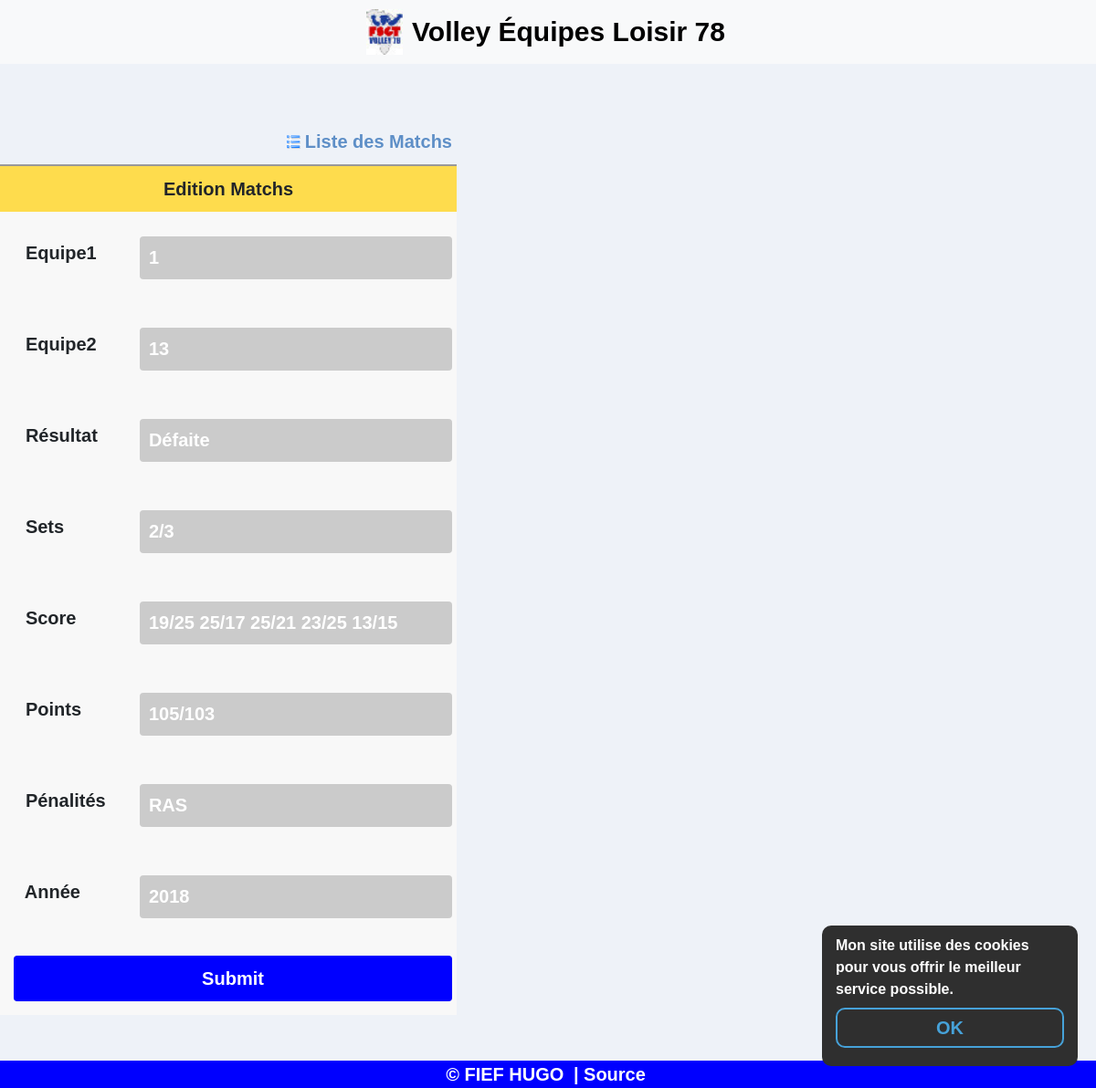
The app's page /crud/editM.php?year=2018&id=134 (signed in) with its own data.
### tables this page shows
CREATE TABLE IF NOT EXISTS `volley_matchs` (
  `id` int(11) NOT NULL AUTO_INCREMENT,
  `id_equipe1` int(11) NOT NULL,
  `id_equipe2` int(11) NOT NULL,
  `resultat` varchar(255) NOT NULL,
  `sets` varchar(255) NOT NULL,
  `scores` varchar(255) NOT NULL,
  `points` varchar(255) NOT NULL,
  `penalites` varchar(255) NOT NULL,
  `annee` int(11) NOT NULL,
  PRIMARY KEY (`id`)
);

### crud/editM.php (called while the page is built, shortened)
<?php
$get_year = htmlspecialchars(Util::getGetParam('year'));
$get_year = (int)$get_year;
$user = Matchs::getMatchs($_GET["id"], $get_year);
require_once("views/editM.view.php");
require_once('../include/footer.php');
?>

### include/class/Util.php (called while the page is built, shortened)
<?php
class Util
{
    public static function getGetParam($param)
    {
        if (!empty($_GET[$param]) && $_GET[$param] !== '') {
            return $_GET[$param];
        }
        return '';
    }
}
?>

### include/class/Bdd.php (called while the page is built, shortened)
<?php
class Bdd
{
    private static $_instance = null;
    private function __construct()
    {
        $this->conn = new PDO('mysql:host=localhost;dbname=volley;charset=utf8', 'root', '', array(PDO::ATTR_ERRMODE => PDO::ERRMODE_EXCEPTION));
    }
    public static function getInstance()
    {
        if (!static::$_instance) {
            static::$_instance = new Bdd();
        }
        return static::$_instance;
    }
}

### include/class/Matchs.php (called while the page is built, shortened)
<?php
class Matchs extends Bdd
{
    public static function getMatchs($id, $year)
    {
        return Bdd::getInstance()->conn->query('SELECT * FROM `volley_matchs` WHERE
            `id` = "' . $id . '" AND annee = "' . $year . '"')->fetchAll();
    }
}
?>

### crud/views/editM.view.php (the view, shortened to what this page needs)
<div class="content">
    <form name="frmUser" method="post" action="">
        <div style="width:500px;">
            <div style="padding-bottom:5px;">
                <a style="display: flex; justify-content: flex-end; align-items: center;" href="index.php" class="link">
                    <img style="display: block; margin-right: 5px;" alt='List' title='List'
                         src='../ressources/crud/list.png' width='15px' height='15px'/>
                    Liste des Matchs
                </a>
            </div>
            <table border="0" style="width: 500px; text-align: center;"
                   aria-describedby="édition résultats" class="tblSaveForm">
                <tr class="tableheader">
                    <td colspan="2">Edition Matchs</td>
                </tr>
                <?php foreach ($user as $value) { ?>
                    <tr>
                        <td><label>Equipe1</label></td>
                        <td>
                            <input class="form-control txtField" id="validationServer01"
                                type="number" placeholder="Moyenne E4" step="1"
                                name="id_equipe1" min="1" max="9999"
                                value="<?php echo $value['id_equipe1']; ?>"
                            >
                        </td>
                    </tr>
                    <tr>
                        <td><label>Equipe2</label></td>
                        <td>
                            <input class="form-control txtField" id="validationServer01"
                                type="number" placeholder="Moyenne E4" step="1"
                                name="id_equipe2" min="1" max="9999"
                                value="<?php echo $value['id_equipe2']; ?>"
                            >
                        </td>
                    </tr>
                    <tr>
                        <td><label>Résultat</label></td>
                        <td>
                            <input class="form-control txtField" id="validationServer01"
                                type="text" placeholder="Moyenne E4" name="resultat"
                                value="<?php echo $value['resultat']; ?>"
                            >
                        </td>
                    </tr>
                    <tr>
                        <td><label>Sets</label></td>
                        <td>
                            <input class="form-control txtField" id="validationServer01"
                                type="text" placeholder="Moyenne E4" name="sets"
                                value="<?php echo $value['sets']; ?>"
                            >
                        </td>
                    </tr>
                    <tr>
                        <td><label>Score</label></td>
                        <td>
                            <input class="form-control txtField" id="validationServer01"
                                type="text" placeholder="Moyenne E4" name="scores"
                                value="<?php echo $value['scores']; ?>"
                            >
                        </td>
                    </tr>
                    <tr>
                        <td><label>Points</label></td>
                        <td>
                            <input class="form-control txtField" id="validationServer01"
                                type="text" placeholder="Moyenne E4" name="points"
                                value="<?php echo $value['points']; ?>"
                            >
                        </td>
                    </tr>
                    <tr>
                        <td><label>Pénalités</label></td>
                        <td>
                            <input class="form-control txtField" id="validationServer01"
                                type="text" placeholder="Moyenne E4" name="penalites"
                                value="<?php echo $value['penalites']; ?>"
                            >
                        </td>
                    </tr>
                    <tr>
                        <td><label style="width: inherit; padding: 0 40px 0 0;">Année</label>
                        </td>
                        <td>
                            <input class="form-control txtField" id="validationServer01"
                                type="number" placeholder="Moyenne E4" step="1"
                                name="annee" min="2000" max="9999"
                                value="<?php echo $value['annee']; ?>"
                            >
                        </td>
                    </tr>
            <?php } ?>
                <tr>
                    <td colspan="2">
                        <input type="submit" name="submit" value="Submit" class="btnSubmit">
                    </td>
                </tr>
            </table>
        </div>
    </form>
</div>

### css/style.css (style rules this page uses)
* { font-family: cursive, sans-serif !important; }
*:not(h1):not(h2) { font-weight: bold !important; font-size: 20px !important; }
html, body { width: 100%; height: 100%; margin: 0; }
body { background-color: #EEF2F8; }
a { text-decoration: none; }
label { padding: 0 10px 0 0; font-size: 26px; line-height: 70px; display: none; width: 26px; float: right; }
.content { z-index: -1; width: 100%; margin-top: 70px; }
input[type=text], input[type=password] { background-color: #CBCBCB; color: white; border-style: none; padding: 10px; }
input[type=submit] { background-color: blue; color: white; border: none; padding: 10px; }
input { font-family: cursive; font-weight: normal; font-size: 16px; }
.logform input, a { margin: 5px; }
input { width: 100%; margin: 5px; }
.tblSaveForm { border-top: 2px #999999 solid; background-color: #f8f8f8; }
.tableheader { background-color: #fedc4d; }
.btnSubmit { background-color: #fd9512; padding: 5px; border-color: #FF6600; border-radius: 4px; color: white; }
.txtField { padding: 5px; border: #fedc4d 1px solid; border-radius: 4px; }
.link { text-decoration: none; color: #5e8fc7; font-size: 11px; }

### crud/views/editM.view.php (style rules this page uses)
label { display: block; padding: 0 100px 0 0; font-size: 18px; }
td { padding: 10px; }
input[type="number"] { background-color: #CBCBCB; color: white; border-style: none; padding: 10px; }

### records on screen
volley_matchs: id_equipe1 "1", id_equipe2 "13", resultat "Défaite", sets "2/3", scores "19/25 25/17 25/21 23/25 13/15", points "105/103", penalites "RAS", annee "2018"
